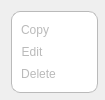
<?xml version="1.0" encoding="UTF-8"?>
<ui version="4.0">
 <class>AddressesMenu</class>
 <widget class="QWidget" name="AddressesMenu">
  <property name="geometry">
   <rect>
    <x>0</x>
    <y>0</y>
    <width>105</width>
    <height>100</height>
   </rect>
  </property>
  <property name="minimumSize">
   <size>
    <width>105</width>
    <height>100</height>
   </size>
  </property>
  <property name="windowTitle">
   <string>Form</string>
  </property>
  <property name="styleSheet">
   <string notr="true">backgruond-color:transparent;
border:none;
color:#bababa;</string>
  </property>
  <layout class="QHBoxLayout" name="horizontalLayout">
   <item>
    <widget class="QFrame" name="frame">
     <property name="minimumSize">
      <size>
       <width>87</width>
       <height>82</height>
      </size>
     </property>
     <property name="styleSheet">
      <string notr="true">#frame{
	background-color:white;
	border-radius:9px;
	padding:3px;
	border: 1px solid #bababa;
}</string>
     </property>
     <property name="frameShape">
      <enum>QFrame::StyledPanel</enum>
     </property>
     <property name="frameShadow">
      <enum>QFrame::Raised</enum>
     </property>
     <layout class="QVBoxLayout" name="verticalLayout">
      <property name="spacing">
       <number>0</number>
      </property>
      <property name="leftMargin">
       <number>0</number>
      </property>
      <property name="topMargin">
       <number>0</number>
      </property>
      <property name="rightMargin">
       <number>0</number>
      </property>
      <property name="bottomMargin">
       <number>0</number>
      </property>
      <item alignment="Qt::AlignLeft">
       <widget class="QPushButton" name="btnCopy">
        <property name="sizePolicy">
         <sizepolicy hsizetype="Maximum" vsizetype="Fixed">
          <horstretch>0</horstretch>
          <verstretch>0</verstretch>
         </sizepolicy>
        </property>
        <property name="focusPolicy">
         <enum>Qt::NoFocus</enum>
        </property>
        <property name="styleSheet">
         <string notr="true">QPushButton{
	padding-left:6px;
}

QPushButton::hover{
	color:black;
}</string>
        </property>
        <property name="text">
         <string>Copy</string>
        </property>
       </widget>
      </item>
      <item alignment="Qt::AlignLeft">
       <widget class="QPushButton" name="btnEdit">
        <property name="sizePolicy">
         <sizepolicy hsizetype="Maximum" vsizetype="Fixed">
          <horstretch>0</horstretch>
          <verstretch>0</verstretch>
         </sizepolicy>
        </property>
        <property name="focusPolicy">
         <enum>Qt::NoFocus</enum>
        </property>
        <property name="styleSheet">
         <string notr="true">QPushButton{
	padding-left:6px;
}

QPushButton::hover{
	color:black;
}</string>
        </property>
        <property name="text">
         <string>Edit</string>
        </property>
       </widget>
      </item>
      <item alignment="Qt::AlignLeft">
       <widget class="QPushButton" name="btnDelete">
        <property name="sizePolicy">
         <sizepolicy hsizetype="Maximum" vsizetype="Fixed">
          <horstretch>0</horstretch>
          <verstretch>0</verstretch>
         </sizepolicy>
        </property>
        <property name="focusPolicy">
         <enum>Qt::NoFocus</enum>
        </property>
        <property name="styleSheet">
         <string notr="true">QPushButton{
	padding-left:6px;
}

QPushButton::hover{
	color:black;
}</string>
        </property>
        <property name="text">
         <string>Delete</string>
        </property>
       </widget>
      </item>
     </layout>
    </widget>
   </item>
  </layout>
 </widget>
 <resources/>
 <connections/>
</ui>
